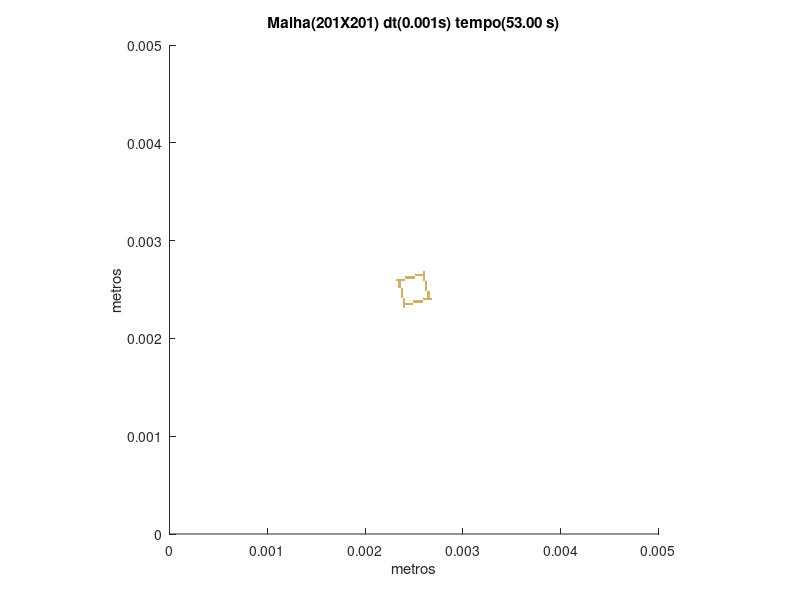

The MATLAB source for this figure:
set (gca,'PlotBoxAspectRatio',[1 1 1],'Xlim',[0,0.005],'Ylim',[0,0.005])
hold on
title('Malha(201X201) dt(0.001s) tempo(53.00 s)')
hold on
ylabel('metros')
hold on
xlabel('metros')
hold on

fill([0.00238805970149254 0.00238805970149254 0.00241293532338308 0.00241293532338308],[0.0023134328358209 0.00233830845771144 0.00233830845771144 0.0023134328358209],[0.8,0.7,0.4],'LineStyle','none')

fill([0.00238805970149254 0.00238805970149254 0.00241293532338308 0.00241293532338308],[0.00233830845771144 0.00236318407960199 0.00236318407960199 0.00233830845771144],[0.8,0.7,0.4],'LineStyle','none')

fill([0.00241293532338308 0.00241293532338308 0.00243781094527363 0.00243781094527363],[0.00233830845771144 0.00236318407960199 0.00236318407960199 0.00233830845771144],[0.8,0.7,0.4],'LineStyle','none')

fill([0.00243781094527363 0.00243781094527363 0.00246268656716418 0.00246268656716418],[0.00233830845771144 0.00236318407960199 0.00236318407960199 0.00233830845771144],[0.8,0.7,0.4],'LineStyle','none')

fill([0.00246268656716418 0.00246268656716418 0.00248756218905473 0.00248756218905473],[0.00233830845771144 0.00236318407960199 0.00236318407960199 0.00233830845771144],[0.8,0.7,0.4],'LineStyle','none')

fill([0.00238805970149254 0.00238805970149254 0.00241293532338308 0.00241293532338308],[0.00236318407960199 0.00238805970149254 0.00238805970149254 0.00236318407960199],[0.8,0.7,0.4],'LineStyle','none')

fill([0.00248756218905473 0.00248756218905473 0.00251243781094527 0.00251243781094527],[0.00236318407960199 0.00238805970149254 0.00238805970149254 0.00236318407960199],[0.8,0.7,0.4],'LineStyle','none')

fill([0.00251243781094527 0.00251243781094527 0.00253731343283582 0.00253731343283582],[0.00236318407960199 0.00238805970149254 0.00238805970149254 0.00236318407960199],[0.8,0.7,0.4],'LineStyle','none')

fill([0.00253731343283582 0.00253731343283582 0.00256218905472637 0.00256218905472637],[0.00236318407960199 0.00238805970149254 0.00238805970149254 0.00236318407960199],[0.8,0.7,0.4],'LineStyle','none')

fill([0.00256218905472637 0.00256218905472637 0.00258706467661692 0.00258706467661692],[0.00236318407960199 0.00238805970149254 0.00238805970149254 0.00236318407960199],[0.8,0.7,0.4],'LineStyle','none')

fill([0.00238805970149254 0.00238805970149254 0.00241293532338308 0.00241293532338308],[0.00238805970149254 0.00241293532338308 0.00241293532338308 0.00238805970149254],[0.8,0.7,0.4],'LineStyle','none')

fill([0.00258706467661692 0.00258706467661692 0.00261194029850746 0.00261194029850746],[0.00238805970149254 0.00241293532338308 0.00241293532338308 0.00238805970149254],[0.8,0.7,0.4],'LineStyle','none')

fill([0.00261194029850746 0.00261194029850746 0.00263681592039801 0.00263681592039801],[0.00238805970149254 0.00241293532338308 0.00241293532338308 0.00238805970149254],[0.8,0.7,0.4],'LineStyle','none')

fill([0.00263681592039801 0.00263681592039801 0.00266169154228856 0.00266169154228856],[0.00238805970149254 0.00241293532338308 0.00241293532338308 0.00238805970149254],[0.8,0.7,0.4],'LineStyle','none')

fill([0.00266169154228856 0.00266169154228856 0.0026865671641791 0.0026865671641791],[0.00238805970149254 0.00241293532338308 0.00241293532338308 0.00238805970149254],[0.8,0.7,0.4],'LineStyle','none')

fill([0.00236318407960199 0.00236318407960199 0.00238805970149254 0.00238805970149254],[0.00241293532338308 0.00243781094527363 0.00243781094527363 0.00241293532338308],[0.8,0.7,0.4],'LineStyle','none')

fill([0.00263681592039801 0.00263681592039801 0.00266169154228856 0.00266169154228856],[0.00241293532338308 0.00243781094527363 0.00243781094527363 0.00241293532338308],[0.8,0.7,0.4],'LineStyle','none')

fill([0.00236318407960199 0.00236318407960199 0.00238805970149254 0.00238805970149254],[0.00243781094527363 0.00246268656716418 0.00246268656716418 0.00243781094527363],[0.8,0.7,0.4],'LineStyle','none')

fill([0.00263681592039801 0.00263681592039801 0.00266169154228856 0.00266169154228856],[0.00243781094527363 0.00246268656716418 0.00246268656716418 0.00243781094527363],[0.8,0.7,0.4],'LineStyle','none')

fill([0.00236318407960199 0.00236318407960199 0.00238805970149254 0.00238805970149254],[0.00246268656716418 0.00248756218905473 0.00248756218905473 0.00246268656716418],[0.8,0.7,0.4],'LineStyle','none')

fill([0.00263681592039801 0.00263681592039801 0.00266169154228856 0.00266169154228856],[0.00246268656716418 0.00248756218905473 0.00248756218905473 0.00246268656716418],[0.8,0.7,0.4],'LineStyle','none')

fill([0.00236318407960199 0.00236318407960199 0.00238805970149254 0.00238805970149254],[0.00248756218905473 0.00251243781094527 0.00251243781094527 0.00248756218905473],[0.8,0.7,0.4],'LineStyle','none')

fill([0.00261194029850746 0.00261194029850746 0.00263681592039801 0.00263681592039801],[0.00248756218905473 0.00251243781094527 0.00251243781094527 0.00248756218905473],[0.8,0.7,0.4],'LineStyle','none')

fill([0.00233830845771144 0.00233830845771144 0.00236318407960199 0.00236318407960199],[0.00251243781094527 0.00253731343283582 0.00253731343283582 0.00251243781094527],[0.8,0.7,0.4],'LineStyle','none')

fill([0.00261194029850746 0.00261194029850746 0.00263681592039801 0.00263681592039801],[0.00251243781094527 0.00253731343283582 0.00253731343283582 0.00251243781094527],[0.8,0.7,0.4],'LineStyle','none')

fill([0.00233830845771144 0.00233830845771144 0.00236318407960199 0.00236318407960199],[0.00253731343283582 0.00256218905472637 0.00256218905472637 0.00253731343283582],[0.8,0.7,0.4],'LineStyle','none')

fill([0.00261194029850746 0.00261194029850746 0.00263681592039801 0.00263681592039801],[0.00253731343283582 0.00256218905472637 0.00256218905472637 0.00253731343283582],[0.8,0.7,0.4],'LineStyle','none')

fill([0.00233830845771144 0.00233830845771144 0.00236318407960199 0.00236318407960199],[0.00256218905472637 0.00258706467661692 0.00258706467661692 0.00256218905472637],[0.8,0.7,0.4],'LineStyle','none')

fill([0.00261194029850746 0.00261194029850746 0.00263681592039801 0.00263681592039801],[0.00256218905472637 0.00258706467661692 0.00258706467661692 0.00256218905472637],[0.8,0.7,0.4],'LineStyle','none')

fill([0.0023134328358209 0.0023134328358209 0.00233830845771144 0.00233830845771144],[0.00258706467661692 0.00261194029850746 0.00261194029850746 0.00258706467661692],[0.8,0.7,0.4],'LineStyle','none')

fill([0.00233830845771144 0.00233830845771144 0.00236318407960199 0.00236318407960199],[0.00258706467661692 0.00261194029850746 0.00261194029850746 0.00258706467661692],[0.8,0.7,0.4],'LineStyle','none')

fill([0.00236318407960199 0.00236318407960199 0.00238805970149254 0.00238805970149254],[0.00258706467661692 0.00261194029850746 0.00261194029850746 0.00258706467661692],[0.8,0.7,0.4],'LineStyle','none')

fill([0.00238805970149254 0.00238805970149254 0.00241293532338308 0.00241293532338308],[0.00258706467661692 0.00261194029850746 0.00261194029850746 0.00258706467661692],[0.8,0.7,0.4],'LineStyle','none')

fill([0.00258706467661692 0.00258706467661692 0.00261194029850746 0.00261194029850746],[0.00258706467661692 0.00261194029850746 0.00261194029850746 0.00258706467661692],[0.8,0.7,0.4],'LineStyle','none')

fill([0.00241293532338308 0.00241293532338308 0.00243781094527363 0.00243781094527363],[0.00261194029850746 0.00263681592039801 0.00263681592039801 0.00261194029850746],[0.8,0.7,0.4],'LineStyle','none')

fill([0.00243781094527363 0.00243781094527363 0.00246268656716418 0.00246268656716418],[0.00261194029850746 0.00263681592039801 0.00263681592039801 0.00261194029850746],[0.8,0.7,0.4],'LineStyle','none')

fill([0.00246268656716418 0.00246268656716418 0.00248756218905473 0.00248756218905473],[0.00261194029850746 0.00263681592039801 0.00263681592039801 0.00261194029850746],[0.8,0.7,0.4],'LineStyle','none')

fill([0.00248756218905473 0.00248756218905473 0.00251243781094527 0.00251243781094527],[0.00261194029850746 0.00263681592039801 0.00263681592039801 0.00261194029850746],[0.8,0.7,0.4],'LineStyle','none')

fill([0.00258706467661692 0.00258706467661692 0.00261194029850746 0.00261194029850746],[0.00261194029850746 0.00263681592039801 0.00263681592039801 0.00261194029850746],[0.8,0.7,0.4],'LineStyle','none')

fill([0.00251243781094527 0.00251243781094527 0.00253731343283582 0.00253731343283582],[0.00263681592039801 0.00266169154228856 0.00266169154228856 0.00263681592039801],[0.8,0.7,0.4],'LineStyle','none')

fill([0.00253731343283582 0.00253731343283582 0.00256218905472637 0.00256218905472637],[0.00263681592039801 0.00266169154228856 0.00266169154228856 0.00263681592039801],[0.8,0.7,0.4],'LineStyle','none')

fill([0.00256218905472637 0.00256218905472637 0.00258706467661692 0.00258706467661692],[0.00263681592039801 0.00266169154228856 0.00266169154228856 0.00263681592039801],[0.8,0.7,0.4],'LineStyle','none')

fill([0.00258706467661692 0.00258706467661692 0.00261194029850746 0.00261194029850746],[0.00263681592039801 0.00266169154228856 0.00266169154228856 0.00263681592039801],[0.8,0.7,0.4],'LineStyle','none')

fill([0.00258706467661692 0.00258706467661692 0.00261194029850746 0.00261194029850746],[0.00266169154228856 0.0026865671641791 0.0026865671641791 0.00266169154228856],[0.8,0.7,0.4],'LineStyle','none')
